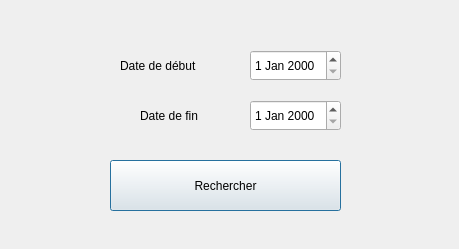
<?xml version="1.0" encoding="UTF-8"?>
<ui version="4.0">
 <class>Dialog</class>
 <widget class="QDialog" name="Dialog">
  <property name="geometry">
   <rect>
    <x>0</x>
    <y>0</y>
    <width>459</width>
    <height>249</height>
   </rect>
  </property>
  <property name="windowTitle">
   <string>Dialog</string>
  </property>
  <widget class="QDateEdit" name="dateEdit">
   <property name="geometry">
    <rect>
     <x>250</x>
     <y>50</y>
     <width>91</width>
     <height>31</height>
    </rect>
   </property>
  </widget>
  <widget class="QDateEdit" name="dateEdit_2">
   <property name="geometry">
    <rect>
     <x>250</x>
     <y>100</y>
     <width>91</width>
     <height>31</height>
    </rect>
   </property>
  </widget>
  <widget class="QPushButton" name="pushButton">
   <property name="geometry">
    <rect>
     <x>110</x>
     <y>160</y>
     <width>231</width>
     <height>51</height>
    </rect>
   </property>
   <property name="text">
    <string>Rechercher</string>
   </property>
  </widget>
  <widget class="QLabel" name="label">
   <property name="geometry">
    <rect>
     <x>120</x>
     <y>50</y>
     <width>141</width>
     <height>31</height>
    </rect>
   </property>
   <property name="styleSheet">
    <string notr="true">font: 13pt &quot;Noto Sans&quot;;</string>
   </property>
   <property name="text">
    <string>Date de début</string>
   </property>
  </widget>
  <widget class="QLabel" name="label_2">
   <property name="geometry">
    <rect>
     <x>140</x>
     <y>100</y>
     <width>141</width>
     <height>31</height>
    </rect>
   </property>
   <property name="styleSheet">
    <string notr="true">font: 13pt &quot;Noto Sans&quot;;</string>
   </property>
   <property name="text">
    <string>Date de fin</string>
   </property>
  </widget>
 </widget>
 <resources/>
 <connections/>
</ui>
